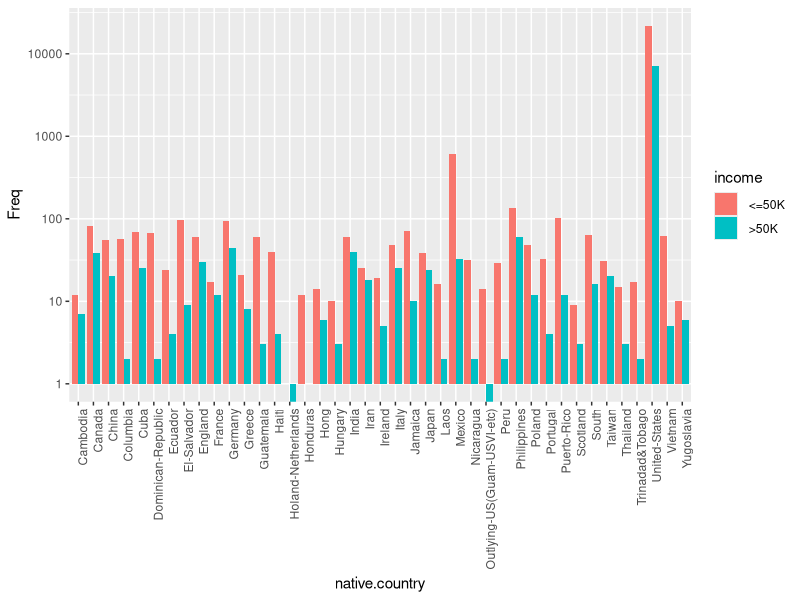
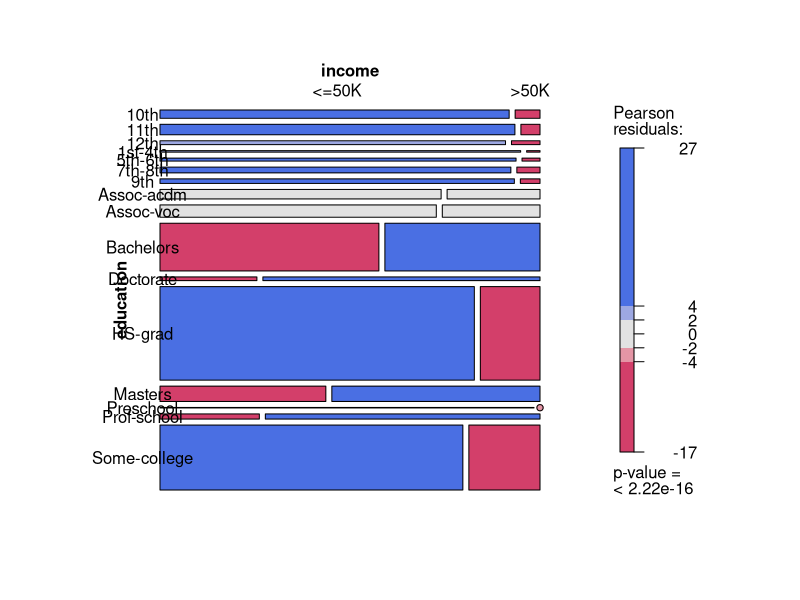
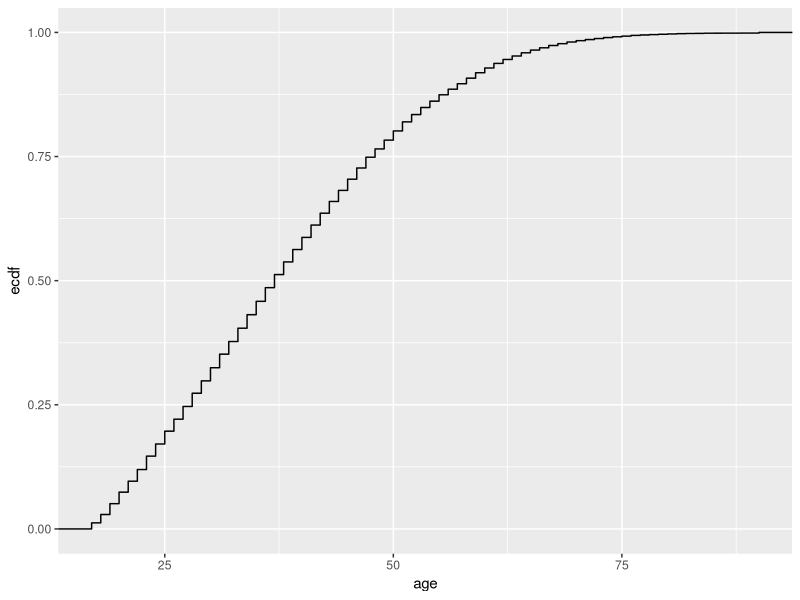

Recreate these plots in R, in order.
library(ggplot2)
library(vcd)
outcome <- read.csv("outcome.csv",header = TRUE, na.strings=c("","NA"))

print(colnames(outcome))
head(outcome)


table(outcome$race)
table(outcome$native.country, outcome$income)

income_country <- list(with(outcome, table(income, native.country)))
income_country <- data.frame(income_country)

ggplot(income_country, aes(native.country, Freq, fill = income)) +     
  geom_col(position = "dodge") +
    theme(axis.text.x = element_text(angle = 90, hjust = 1)) + 
      scale_y_continuous(trans = "log10")


education_income <-with(outcome, table(education, income))
mosaic(education_income, shade = T, direction = "h", rot_labels=c(0, 90, 0, 0))


ggplot (data=outcome, aes(x=age, color = age)) + stat_ecdf()

  

